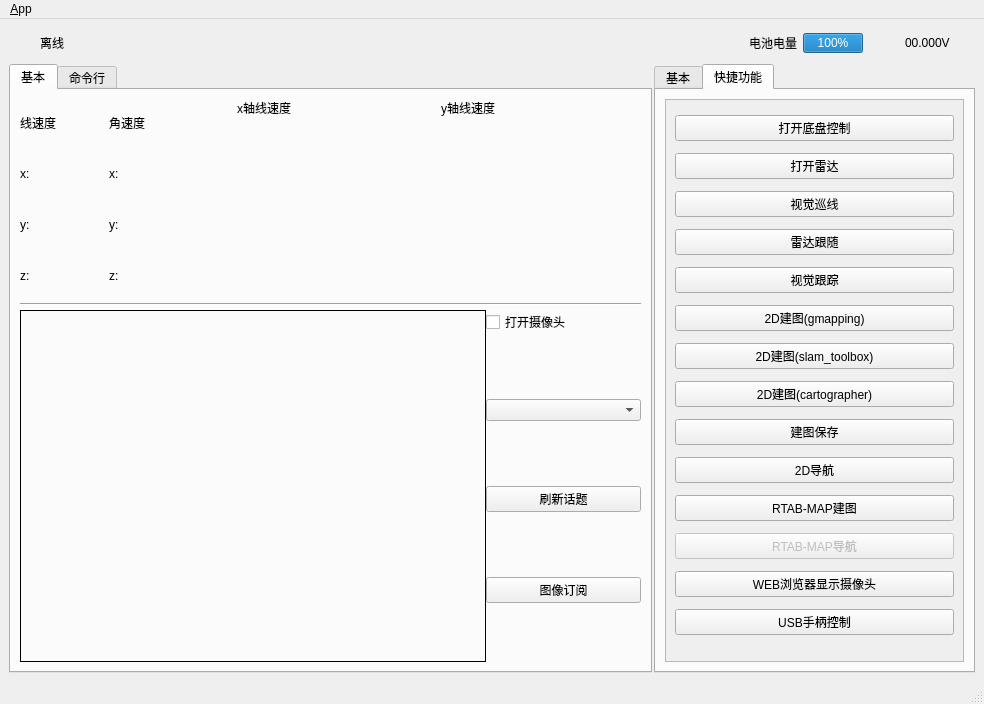
<?xml version="1.0" encoding="UTF-8"?>
<ui version="4.0">
 <class>MainWindowDesign</class>
 <widget class="QMainWindow" name="MainWindowDesign">
  <property name="geometry">
   <rect>
    <x>0</x>
    <y>0</y>
    <width>984</width>
    <height>704</height>
   </rect>
  </property>
  <property name="sizePolicy">
   <sizepolicy hsizetype="Ignored" vsizetype="Ignored">
    <horstretch>0</horstretch>
    <verstretch>0</verstretch>
   </sizepolicy>
  </property>
  <property name="windowTitle">
   <string>QRosApp</string>
  </property>
  <property name="windowIcon">
   <iconset resource="../resources/images.qrc">
    <normaloff>:/images/icon.png</normaloff>:/images/icon.png</iconset>
  </property>
  <property name="locale">
   <locale language="English" country="Australia"/>
  </property>
  <widget class="QWidget" name="centralwidget">
   <layout class="QVBoxLayout" name="verticalLayout_2">
    <property name="sizeConstraint">
     <enum>QLayout::SetNoConstraint</enum>
    </property>
    <item>
     <layout class="QVBoxLayout" name="verticalLayout">
      <property name="sizeConstraint">
       <enum>QLayout::SetNoConstraint</enum>
      </property>
      <item>
       <layout class="QHBoxLayout" name="horizontalLayout">
        <item>
         <widget class="QLabel" name="label_7">
          <property name="minimumSize">
           <size>
            <width>25</width>
            <height>25</height>
           </size>
          </property>
          <property name="text">
           <string/>
          </property>
          <property name="pixmap">
           <pixmap resource="../resources/images.qrc">:/images/robot1.png</pixmap>
          </property>
         </widget>
        </item>
        <item>
         <widget class="QLabel" name="label_8">
          <property name="locale">
           <locale language="Chinese" country="China"/>
          </property>
          <property name="text">
           <string>离线</string>
          </property>
         </widget>
        </item>
        <item>
         <widget class="QLabel" name="label_9">
          <property name="minimumSize">
           <size>
            <width>16</width>
            <height>16</height>
           </size>
          </property>
          <property name="text">
           <string/>
          </property>
          <property name="pixmap">
           <pixmap resource="../resources/images.qrc">:/images/false.png</pixmap>
          </property>
         </widget>
        </item>
        <item>
         <spacer name="horizontalSpacer_2">
          <property name="orientation">
           <enum>Qt::Horizontal</enum>
          </property>
          <property name="sizeHint" stdset="0">
           <size>
            <width>13</width>
            <height>17</height>
           </size>
          </property>
         </spacer>
        </item>
        <item>
         <widget class="QLabel" name="label_5">
          <property name="locale">
           <locale language="Chinese" country="China"/>
          </property>
          <property name="text">
           <string>电池电量</string>
          </property>
         </widget>
        </item>
        <item>
         <widget class="QProgressBar" name="progressBar">
          <property name="minimumSize">
           <size>
            <width>60</width>
            <height>20</height>
           </size>
          </property>
          <property name="maximumSize">
           <size>
            <width>60</width>
            <height>20</height>
           </size>
          </property>
          <property name="value">
           <number>100</number>
          </property>
         </widget>
        </item>
        <item>
         <widget class="QLabel" name="label_4">
          <property name="minimumSize">
           <size>
            <width>30</width>
            <height>30</height>
           </size>
          </property>
          <property name="maximumSize">
           <size>
            <width>30</width>
            <height>30</height>
           </size>
          </property>
          <property name="text">
           <string/>
          </property>
          <property name="pixmap">
           <pixmap resource="../resources/images.qrc">:/images/power-v.png</pixmap>
          </property>
         </widget>
        </item>
        <item>
         <widget class="QLabel" name="label_power">
          <property name="minimumSize">
           <size>
            <width>70</width>
            <height>20</height>
           </size>
          </property>
          <property name="maximumSize">
           <size>
            <width>70</width>
            <height>20</height>
           </size>
          </property>
          <property name="text">
           <string>00.000V</string>
          </property>
         </widget>
        </item>
       </layout>
      </item>
      <item>
       <layout class="QHBoxLayout" name="horizontalLayout_3" stretch="2,1">
        <property name="spacing">
         <number>2</number>
        </property>
        <property name="sizeConstraint">
         <enum>QLayout::SetNoConstraint</enum>
        </property>
        <item>
         <widget class="QTabWidget" name="tab_manager">
          <property name="sizePolicy">
           <sizepolicy hsizetype="Ignored" vsizetype="Ignored">
            <horstretch>0</horstretch>
            <verstretch>0</verstretch>
           </sizepolicy>
          </property>
          <property name="minimumSize">
           <size>
            <width>100</width>
            <height>0</height>
           </size>
          </property>
          <property name="locale">
           <locale language="English" country="Australia"/>
          </property>
          <property name="currentIndex">
           <number>0</number>
          </property>
          <widget class="QWidget" name="tab_3">
           <attribute name="title">
            <string>基本</string>
           </attribute>
           <layout class="QHBoxLayout" name="horizontalLayout_7">
            <property name="sizeConstraint">
             <enum>QLayout::SetNoConstraint</enum>
            </property>
            <item>
             <layout class="QVBoxLayout" name="verticalLayout_8" stretch="1,0,99">
              <property name="spacing">
               <number>4</number>
              </property>
              <property name="sizeConstraint">
               <enum>QLayout::SetNoConstraint</enum>
              </property>
              <item>
               <layout class="QHBoxLayout" name="horizontalLayout_4" stretch="1,0,4,0">
                <item>
                 <layout class="QGridLayout" name="gridLayout_5">
                  <property name="sizeConstraint">
                   <enum>QLayout::SetMaximumSize</enum>
                  </property>
                  <item row="0" column="3">
                   <widget class="QLabel" name="label_31">
                    <property name="text">
                     <string>角速度</string>
                    </property>
                   </widget>
                  </item>
                  <item row="2" column="3">
                   <widget class="QLabel" name="label_18">
                    <property name="text">
                     <string>y:</string>
                    </property>
                   </widget>
                  </item>
                  <item row="2" column="1" colspan="2">
                   <widget class="QLabel" name="label_linery">
                    <property name="maximumSize">
                     <size>
                      <width>150</width>
                      <height>16777215</height>
                     </size>
                    </property>
                    <property name="text">
                     <string/>
                    </property>
                   </widget>
                  </item>
                  <item row="3" column="1" colspan="2">
                   <widget class="QLabel" name="label_linerz">
                    <property name="maximumSize">
                     <size>
                      <width>150</width>
                      <height>16777215</height>
                     </size>
                    </property>
                    <property name="text">
                     <string/>
                    </property>
                   </widget>
                  </item>
                  <item row="3" column="3">
                   <widget class="QLabel" name="label_19">
                    <property name="text">
                     <string>z:</string>
                    </property>
                   </widget>
                  </item>
                  <item row="2" column="0">
                   <widget class="QLabel" name="label_15">
                    <property name="text">
                     <string>y:</string>
                    </property>
                   </widget>
                  </item>
                  <item row="1" column="0">
                   <widget class="QLabel" name="label_14">
                    <property name="text">
                     <string>x:</string>
                    </property>
                   </widget>
                  </item>
                  <item row="0" column="2">
                   <spacer name="horizontalSpacer_4">
                    <property name="orientation">
                     <enum>Qt::Horizontal</enum>
                    </property>
                    <property name="sizeHint" stdset="0">
                     <size>
                      <width>40</width>
                      <height>20</height>
                     </size>
                    </property>
                   </spacer>
                  </item>
                  <item row="1" column="3">
                   <widget class="QLabel" name="label_17">
                    <property name="text">
                     <string>x:</string>
                    </property>
                   </widget>
                  </item>
                  <item row="3" column="0">
                   <widget class="QLabel" name="label_16">
                    <property name="text">
                     <string>z:</string>
                    </property>
                   </widget>
                  </item>
                  <item row="1" column="1" colspan="2">
                   <widget class="QLabel" name="label_linerx">
                    <property name="maximumSize">
                     <size>
                      <width>150</width>
                      <height>16777215</height>
                     </size>
                    </property>
                    <property name="text">
                     <string/>
                    </property>
                   </widget>
                  </item>
                  <item row="0" column="0" colspan="2">
                   <widget class="QLabel" name="label_30">
                    <property name="text">
                     <string>线速度</string>
                    </property>
                   </widget>
                  </item>
                  <item row="0" column="4">
                   <spacer name="horizontalSpacer_5">
                    <property name="orientation">
                     <enum>Qt::Horizontal</enum>
                    </property>
                    <property name="sizeHint" stdset="0">
                     <size>
                      <width>40</width>
                      <height>20</height>
                     </size>
                    </property>
                   </spacer>
                  </item>
                  <item row="1" column="4">
                   <widget class="QLabel" name="label_angerx">
                    <property name="maximumSize">
                     <size>
                      <width>150</width>
                      <height>16777215</height>
                     </size>
                    </property>
                    <property name="text">
                     <string/>
                    </property>
                   </widget>
                  </item>
                  <item row="2" column="4">
                   <widget class="QLabel" name="label_angery">
                    <property name="maximumSize">
                     <size>
                      <width>150</width>
                      <height>16777215</height>
                     </size>
                    </property>
                    <property name="text">
                     <string/>
                    </property>
                   </widget>
                  </item>
                  <item row="3" column="4">
                   <widget class="QLabel" name="label_angerz">
                    <property name="maximumSize">
                     <size>
                      <width>150</width>
                      <height>16777215</height>
                     </size>
                    </property>
                    <property name="text">
                     <string/>
                    </property>
                   </widget>
                  </item>
                 </layout>
                </item>
                <item>
                 <spacer name="horizontalSpacer_6">
                  <property name="orientation">
                   <enum>Qt::Horizontal</enum>
                  </property>
                  <property name="sizeHint" stdset="0">
                   <size>
                    <width>40</width>
                    <height>20</height>
                   </size>
                  </property>
                 </spacer>
                </item>
                <item>
                 <widget class="QWidget" name="widget_x" native="true">
                  <property name="minimumSize">
                   <size>
                    <width>0</width>
                    <height>0</height>
                   </size>
                  </property>
                  <property name="maximumSize">
                   <size>
                    <width>200</width>
                    <height>200</height>
                   </size>
                  </property>
                  <widget class="QLabel" name="label_6">
                   <property name="geometry">
                    <rect>
                     <x>0</x>
                     <y>0</y>
                     <width>67</width>
                     <height>17</height>
                    </rect>
                   </property>
                   <property name="text">
                    <string>x轴线速度</string>
                   </property>
                  </widget>
                 </widget>
                </item>
                <item>
                 <widget class="QWidget" name="widget_y" native="true">
                  <property name="minimumSize">
                   <size>
                    <width>200</width>
                    <height>200</height>
                   </size>
                  </property>
                  <property name="maximumSize">
                   <size>
                    <width>200</width>
                    <height>200</height>
                   </size>
                  </property>
                  <widget class="QLabel" name="label_10">
                   <property name="geometry">
                    <rect>
                     <x>0</x>
                     <y>0</y>
                     <width>67</width>
                     <height>17</height>
                    </rect>
                   </property>
                   <property name="text">
                    <string>y轴线速度</string>
                   </property>
                  </widget>
                 </widget>
                </item>
               </layout>
              </item>
              <item>
               <widget class="Line" name="line">
                <property name="orientation">
                 <enum>Qt::Horizontal</enum>
                </property>
               </widget>
              </item>
              <item>
               <layout class="QHBoxLayout" name="horizontalLayout_6" stretch="3,1">
                <property name="spacing">
                 <number>0</number>
                </property>
                <property name="sizeConstraint">
                 <enum>QLayout::SetDefaultConstraint</enum>
                </property>
                <item>
                 <widget class="QLabel" name="label_image">
                  <property name="enabled">
                   <bool>true</bool>
                  </property>
                  <property name="sizePolicy">
                   <sizepolicy hsizetype="Preferred" vsizetype="Preferred">
                    <horstretch>0</horstretch>
                    <verstretch>0</verstretch>
                   </sizepolicy>
                  </property>
                  <property name="minimumSize">
                   <size>
                    <width>0</width>
                    <height>0</height>
                   </size>
                  </property>
                  <property name="sizeIncrement">
                   <size>
                    <width>1</width>
                    <height>1</height>
                   </size>
                  </property>
                  <property name="baseSize">
                   <size>
                    <width>1</width>
                    <height>1</height>
                   </size>
                  </property>
                  <property name="styleSheet">
                   <string notr="true">R</string>
                  </property>
                  <property name="frameShape">
                   <enum>QFrame::Box</enum>
                  </property>
                  <property name="text">
                   <string/>
                  </property>
                  <property name="wordWrap">
                   <bool>false</bool>
                  </property>
                  <property name="margin">
                   <number>0</number>
                  </property>
                  <property name="indent">
                   <number>-1</number>
                  </property>
                  <property name="openExternalLinks">
                   <bool>false</bool>
                  </property>
                 </widget>
                </item>
                <item>
                 <layout class="QVBoxLayout" name="verticalLayout_7">
                  <property name="spacing">
                   <number>6</number>
                  </property>
                  <item>
                   <widget class="QCheckBox" name="checkBox__opencamera">
                    <property name="text">
                     <string>打开摄像头</string>
                    </property>
                   </widget>
                  </item>
                  <item>
                   <spacer name="verticalSpacer_6">
                    <property name="orientation">
                     <enum>Qt::Vertical</enum>
                    </property>
                    <property name="sizeHint" stdset="0">
                     <size>
                      <width>20</width>
                      <height>40</height>
                     </size>
                    </property>
                   </spacer>
                  </item>
                  <item>
                   <widget class="QComboBox" name="comboBox_carmeratopic"/>
                  </item>
                  <item>
                   <spacer name="verticalSpacer_3">
                    <property name="orientation">
                     <enum>Qt::Vertical</enum>
                    </property>
                    <property name="sizeHint" stdset="0">
                     <size>
                      <width>20</width>
                      <height>40</height>
                     </size>
                    </property>
                   </spacer>
                  </item>
                  <item>
                   <widget class="QPushButton" name="pushButton">
                    <property name="text">
                     <string>刷新话题</string>
                    </property>
                   </widget>
                  </item>
                  <item>
                   <spacer name="verticalSpacer_4">
                    <property name="orientation">
                     <enum>Qt::Vertical</enum>
                    </property>
                    <property name="sizeHint" stdset="0">
                     <size>
                      <width>20</width>
                      <height>40</height>
                     </size>
                    </property>
                   </spacer>
                  </item>
                  <item>
                   <widget class="QPushButton" name="pushButton_subimg">
                    <property name="text">
                     <string>图像订阅</string>
                    </property>
                   </widget>
                  </item>
                  <item>
                   <spacer name="verticalSpacer_5">
                    <property name="orientation">
                     <enum>Qt::Vertical</enum>
                    </property>
                    <property name="sizeHint" stdset="0">
                     <size>
                      <width>20</width>
                      <height>40</height>
                     </size>
                    </property>
                   </spacer>
                  </item>
                 </layout>
                </item>
               </layout>
              </item>
             </layout>
            </item>
           </layout>
          </widget>
          <widget class="QWidget" name="tab_4">
           <attribute name="title">
            <string>命令行</string>
           </attribute>
           <layout class="QVBoxLayout" name="verticalLayout_4">
            <item>
             <widget class="QTextEdit" name="textEdit_cmd">
              <property name="mouseTracking">
               <bool>true</bool>
              </property>
              <property name="readOnly">
               <bool>true</bool>
              </property>
             </widget>
            </item>
            <item>
             <layout class="QHBoxLayout" name="horizontalLayout_8">
              <item>
               <widget class="QLabel" name="label_11">
                <property name="text">
                 <string>输入命令：</string>
                </property>
               </widget>
              </item>
              <item>
               <widget class="QLabel" name="label_12">
                <property name="text">
                 <string>wheeltec@wheeltec</string>
                </property>
               </widget>
              </item>
              <item>
               <widget class="QLineEdit" name="lineEdit_cmd"/>
              </item>
              <item>
               <widget class="QPushButton" name="pushButton_2">
                <property name="text">
                 <string>发送</string>
                </property>
                <property name="autoRepeat">
                 <bool>false</bool>
                </property>
               </widget>
              </item>
             </layout>
            </item>
            <item>
             <layout class="QHBoxLayout" name="horizontalLayout_16" stretch="1,0">
              <item>
               <spacer name="horizontalSpacer_7">
                <property name="orientation">
                 <enum>Qt::Horizontal</enum>
                </property>
                <property name="sizeHint" stdset="0">
                 <size>
                  <width>40</width>
                  <height>20</height>
                 </size>
                </property>
               </spacer>
              </item>
              <item>
               <widget class="QPushButton" name="quit_button_2">
                <property name="sizePolicy">
                 <sizepolicy hsizetype="MinimumExpanding" vsizetype="Fixed">
                  <horstretch>0</horstretch>
                  <verstretch>0</verstretch>
                 </sizepolicy>
                </property>
                <property name="text">
                 <string>结束运行</string>
                </property>
               </widget>
              </item>
             </layout>
            </item>
           </layout>
          </widget>
         </widget>
        </item>
        <item>
         <widget class="QTabWidget" name="tabWidget">
          <property name="currentIndex">
           <number>1</number>
          </property>
          <widget class="QWidget" name="tab">
           <property name="layoutDirection">
            <enum>Qt::LeftToRight</enum>
           </property>
           <property name="autoFillBackground">
            <bool>false</bool>
           </property>
           <attribute name="title">
            <string>基本</string>
           </attribute>
           <layout class="QHBoxLayout" name="horizontalLayout_2">
            <item>
             <widget class="QScrollArea" name="scrollArea_2">
              <property name="sizePolicy">
               <sizepolicy hsizetype="Expanding" vsizetype="Expanding">
                <horstretch>0</horstretch>
                <verstretch>0</verstretch>
               </sizepolicy>
              </property>
              <property name="widgetResizable">
               <bool>true</bool>
              </property>
              <widget class="QWidget" name="scrollAreaWidgetContents_2">
               <property name="geometry">
                <rect>
                 <x>0</x>
                 <y>0</y>
                 <width>272</width>
                 <height>249</height>
                </rect>
               </property>
               <layout class="QVBoxLayout" name="verticalLayout_6">
                <item>
                 <spacer name="verticalSpacer">
                  <property name="orientation">
                   <enum>Qt::Vertical</enum>
                  </property>
                  <property name="sizeHint" stdset="0">
                   <size>
                    <width>20</width>
                    <height>40</height>
                   </size>
                  </property>
                 </spacer>
                </item>
                <item>
                 <layout class="QHBoxLayout" name="horizontalLayout_15">
                  <item>
                   <widget class="QCheckBox" name="checkBox_key">
                    <property name="text">
                     <string>打开键盘控制</string>
                    </property>
                   </widget>
                  </item>
                  <item>
                   <widget class="QCheckBox" name="checkBox_mec">
                    <property name="text">
                     <string>全向轮</string>
                    </property>
                   </widget>
                  </item>
                 </layout>
                </item>
                <item>
                 <layout class="QGridLayout" name="gridLayout_2" rowstretch="1,1,1" columnstretch="1,1,1">
                  <item row="0" column="0">
                   <widget class="QPushButton" name="pushButton_lu">
                    <property name="text">
                     <string>u</string>
                    </property>
                    <property name="autoExclusive">
                     <bool>true</bool>
                    </property>
                   </widget>
                  </item>
                  <item row="0" column="1">
                   <widget class="QPushButton" name="pushButton_u">
                    <property name="text">
                     <string>i</string>
                    </property>
                    <property name="checkable">
                     <bool>false</bool>
                    </property>
                    <property name="checked">
                     <bool>false</bool>
                    </property>
                    <property name="autoRepeat">
                     <bool>false</bool>
                    </property>
                    <property name="autoExclusive">
                     <bool>true</bool>
                    </property>
                    <property name="autoRepeatDelay">
                     <number>30000</number>
                    </property>
                    <property name="autoRepeatInterval">
                     <number>10</number>
                    </property>
                   </widget>
                  </item>
                  <item row="0" column="2">
                   <widget class="QPushButton" name="pushButton_ru">
                    <property name="text">
                     <string>o</string>
                    </property>
                    <property name="autoExclusive">
                     <bool>true</bool>
                    </property>
                    <property name="autoRepeatDelay">
                     <number>3</number>
                    </property>
                    <property name="autoRepeatInterval">
                     <number>1</number>
                    </property>
                   </widget>
                  </item>
                  <item row="1" column="0">
                   <widget class="QPushButton" name="pushButton_l">
                    <property name="text">
                     <string>j</string>
                    </property>
                    <property name="autoExclusive">
                     <bool>true</bool>
                    </property>
                   </widget>
                  </item>
                  <item row="1" column="1">
                   <widget class="QPushButton" name="pushButton_stop">
                    <property name="text">
                     <string>k</string>
                    </property>
                    <property name="autoExclusive">
                     <bool>true</bool>
                    </property>
                   </widget>
                  </item>
                  <item row="1" column="2">
                   <widget class="QPushButton" name="pushButton_r">
                    <property name="text">
                     <string>l</string>
                    </property>
                    <property name="autoExclusive">
                     <bool>true</bool>
                    </property>
                   </widget>
                  </item>
                  <item row="2" column="0">
                   <widget class="QPushButton" name="pushButton_ld">
                    <property name="text">
                     <string>m</string>
                    </property>
                    <property name="autoExclusive">
                     <bool>true</bool>
                    </property>
                   </widget>
                  </item>
                  <item row="2" column="1">
                   <widget class="QPushButton" name="pushButton_d">
                    <property name="text">
                     <string>,</string>
                    </property>
                    <property name="autoExclusive">
                     <bool>true</bool>
                    </property>
                   </widget>
                  </item>
                  <item row="2" column="2">
                   <widget class="QPushButton" name="pushButton_rd">
                    <property name="text">
                     <string>.</string>
                    </property>
                    <property name="autoExclusive">
                     <bool>true</bool>
                    </property>
                   </widget>
                  </item>
                 </layout>
                </item>
                <item>
                 <layout class="QGridLayout" name="gridLayout_4">
                  <item row="0" column="0">
                   <widget class="QLabel" name="label_20">
                    <property name="text">
                     <string>线速度</string>
                    </property>
                   </widget>
                  </item>
                  <item row="0" column="1">
                   <widget class="QSlider" name="horizontalSlider_v">
                    <property name="maximum">
                     <number>100</number>
                    </property>
                    <property name="value">
                     <number>20</number>
                    </property>
                    <property name="orientation">
                     <enum>Qt::Horizontal</enum>
                    </property>
                   </widget>
                  </item>
                  <item row="0" column="2">
                   <widget class="QLabel" name="label_v">
                    <property name="text">
                     <string>00.20</string>
                    </property>
                   </widget>
                  </item>
                  <item row="1" column="0">
                   <widget class="QLabel" name="label_21">
                    <property name="text">
                     <string>角速度</string>
                    </property>
                   </widget>
                  </item>
                  <item row="1" column="1">
                   <widget class="QSlider" name="horizontalSlider_c">
                    <property name="minimum">
                     <number>0</number>
                    </property>
                    <property name="maximum">
                     <number>1000</number>
                    </property>
                    <property name="value">
                     <number>50</number>
                    </property>
                    <property name="orientation">
                     <enum>Qt::Horizontal</enum>
                    </property>
                   </widget>
                  </item>
                  <item row="1" column="2">
                   <widget class="QLabel" name="label_c">
                    <property name="text">
                     <string>00.50</string>
                    </property>
                   </widget>
                  </item>
                 </layout>
                </item>
                <item>
                 <layout class="QHBoxLayout" name="horizontalLayout_5">
                  <item>
                   <spacer name="horizontalSpacer_3">
                    <property name="orientation">
                     <enum>Qt::Horizontal</enum>
                    </property>
                    <property name="sizeHint" stdset="0">
                     <size>
                      <width>40</width>
                      <height>20</height>
                     </size>
                    </property>
                   </spacer>
                  </item>
                  <item>
                   <widget class="QPushButton" name="quit_button">
                    <property name="sizePolicy">
                     <sizepolicy hsizetype="MinimumExpanding" vsizetype="Fixed">
                      <horstretch>0</horstretch>
                      <verstretch>0</verstretch>
                     </sizepolicy>
                    </property>
                    <property name="text">
                     <string>退出</string>
                    </property>
                   </widget>
                  </item>
                 </layout>
                </item>
               </layout>
              </widget>
             </widget>
            </item>
           </layout>
          </widget>
          <widget class="QWidget" name="tab_2">
           <attribute name="title">
            <string>快捷功能</string>
           </attribute>
           <layout class="QVBoxLayout" name="verticalLayout_9">
            <item>
             <widget class="QScrollArea" name="scrollArea">
              <property name="widgetResizable">
               <bool>true</bool>
              </property>
              <widget class="QWidget" name="scrollAreaWidgetContents">
               <property name="geometry">
                <rect>
                 <x>0</x>
                 <y>0</y>
                 <width>296</width>
                 <height>549</height>
                </rect>
               </property>
               <layout class="QVBoxLayout" name="verticalLayout_10">
                <item>
                 <widget class="QPushButton" name="pushButton_base">
                  <property name="text">
                   <string>打开底盘控制</string>
                  </property>
                  <property name="checkable">
                   <bool>true</bool>
                  </property>
                  <property name="checked">
                   <bool>false</bool>
                  </property>
                  <property name="autoRepeat">
                   <bool>false</bool>
                  </property>
                 </widget>
                </item>
                <item>
                 <widget class="QPushButton" name="pushButton_laser">
                  <property name="text">
                   <string>打开雷达</string>
                  </property>
                  <property name="checkable">
                   <bool>true</bool>
                  </property>
                  <property name="checked">
                   <bool>false</bool>
                  </property>
                  <property name="autoRepeat">
                   <bool>false</bool>
                  </property>
                 </widget>
                </item>
                <item>
                 <widget class="QPushButton" name="pushButton_linefollower">
                  <property name="text">
                   <string>视觉巡线</string>
                  </property>
                  <property name="checkable">
                   <bool>true</bool>
                  </property>
                  <property name="checked">
                   <bool>false</bool>
                  </property>
                  <property name="autoRepeat">
                   <bool>false</bool>
                  </property>
                 </widget>
                </item>
                <item>
                 <widget class="QPushButton" name="pushButton_laserfollower">
                  <property name="text">
                   <string>雷达跟随</string>
                  </property>
                  <property name="checkable">
                   <bool>true</bool>
                  </property>
                  <property name="checked">
                   <bool>false</bool>
                  </property>
                  <property name="autoRepeat">
                   <bool>false</bool>
                  </property>
                 </widget>
                </item>
                <item>
                 <widget class="QPushButton" name="pushButton_visfollower">
                  <property name="text">
                   <string>视觉跟踪</string>
                  </property>
                  <property name="checkable">
                   <bool>true</bool>
                  </property>
                  <property name="checked">
                   <bool>false</bool>
                  </property>
                  <property name="autoRepeat">
                   <bool>false</bool>
                  </property>
                 </widget>
                </item>
                <item>
                 <widget class="QPushButton" name="pushButton_2dmap">
                  <property name="text">
                   <string>2D建图(gmapping)</string>
                  </property>
                  <property name="checkable">
                   <bool>true</bool>
                  </property>
                  <property name="checked">
                   <bool>false</bool>
                  </property>
                  <property name="autoRepeat">
                   <bool>false</bool>
                  </property>
                 </widget>
                </item>
                <item>
                 <widget class="QPushButton" name="pushButton_2dmap_2">
                  <property name="text">
                   <string>2D建图(slam_toolbox)</string>
                  </property>
                  <property name="checkable">
                   <bool>true</bool>
                  </property>
                  <property name="checked">
                   <bool>false</bool>
                  </property>
                  <property name="autoRepeat">
                   <bool>false</bool>
                  </property>
                 </widget>
                </item>
                <item>
                 <widget class="QPushButton" name="pushButton_2dmap_3">
                  <property name="text">
                   <string>2D建图(cartographer)</string>
                  </property>
                  <property name="checkable">
                   <bool>true</bool>
                  </property>
                  <property name="checked">
                   <bool>false</bool>
                  </property>
                  <property name="autoRepeat">
                   <bool>false</bool>
                  </property>
                 </widget>
                </item>
                <item>
                 <widget class="QPushButton" name="pushButton_2dmapsave">
                  <property name="text">
                   <string>建图保存</string>
                  </property>
                  <property name="checkable">
                   <bool>true</bool>
                  </property>
                 </widget>
                </item>
                <item>
                 <widget class="QPushButton" name="pushButton_2dnav">
                  <property name="text">
                   <string>2D导航</string>
                  </property>
                  <property name="checkable">
                   <bool>true</bool>
                  </property>
                  <property name="checked">
                   <bool>false</bool>
                  </property>
                  <property name="autoRepeat">
                   <bool>false</bool>
                  </property>
                 </widget>
                </item>
                <item>
                 <widget class="QPushButton" name="pushButton_3dmap">
                  <property name="text">
                   <string>RTAB-MAP建图</string>
                  </property>
                  <property name="checkable">
                   <bool>true</bool>
                  </property>
                  <property name="checked">
                   <bool>false</bool>
                  </property>
                  <property name="autoRepeat">
                   <bool>false</bool>
                  </property>
                 </widget>
                </item>
                <item>
                 <widget class="QPushButton" name="pushButton_3dnav">
                  <property name="enabled">
                   <bool>false</bool>
                  </property>
                  <property name="text">
                   <string>RTAB-MAP导航</string>
                  </property>
                  <property name="checkable">
                   <bool>true</bool>
                  </property>
                  <property name="checked">
                   <bool>false</bool>
                  </property>
                  <property name="autoRepeat">
                   <bool>false</bool>
                  </property>
                 </widget>
                </item>
                <item>
                 <widget class="QPushButton" name="pushButton_webusbcam">
                  <property name="text">
                   <string>WEB浏览器显示摄像头</string>
                  </property>
                  <property name="checkable">
                   <bool>true</bool>
                  </property>
                  <property name="checked">
                   <bool>false</bool>
                  </property>
                  <property name="autoRepeat">
                   <bool>false</bool>
                  </property>
                 </widget>
                </item>
                <item>
                 <widget class="QPushButton" name="pushButton_joy">
                  <property name="text">
                   <string>USB手柄控制</string>
                  </property>
                  <property name="checkable">
                   <bool>true</bool>
                  </property>
                  <property name="checked">
                   <bool>false</bool>
                  </property>
                  <property name="autoRepeat">
                   <bool>false</bool>
                  </property>
                 </widget>
                </item>
               </layout>
              </widget>
             </widget>
            </item>
           </layout>
          </widget>
         </widget>
        </item>
       </layout>
      </item>
     </layout>
    </item>
   </layout>
  </widget>
  <widget class="QMenuBar" name="menubar">
   <property name="geometry">
    <rect>
     <x>0</x>
     <y>0</y>
     <width>984</width>
     <height>22</height>
    </rect>
   </property>
   <widget class="QMenu" name="menu_File">
    <property name="title">
     <string>&amp;App</string>
    </property>
    <addaction name="action_Preferences"/>
    <addaction name="separator"/>
    <addaction name="actionAbout"/>
    <addaction name="actionAbout_Qt"/>
    <addaction name="separator"/>
    <addaction name="action_Quit"/>
   </widget>
   <addaction name="menu_File"/>
  </widget>
  <widget class="QStatusBar" name="statusbar"/>
  <action name="action_Quit">
   <property name="text">
    <string>&amp;Quit</string>
   </property>
   <property name="shortcut">
    <string>Ctrl+Q</string>
   </property>
   <property name="shortcutContext">
    <enum>Qt::ApplicationShortcut</enum>
   </property>
  </action>
  <action name="action_Preferences">
   <property name="text">
    <string>&amp;Preferences</string>
   </property>
  </action>
  <action name="actionAbout">
   <property name="text">
    <string>&amp;About</string>
   </property>
  </action>
  <action name="actionAbout_Qt">
   <property name="text">
    <string>About &amp;Qt</string>
   </property>
  </action>
 </widget>
 <resources>
  <include location="../resources/images.qrc"/>
 </resources>
 <connections>
  <connection>
   <sender>action_Quit</sender>
   <signal>triggered()</signal>
   <receiver>MainWindowDesign</receiver>
   <slot>close()</slot>
   <hints>
    <hint type="sourcelabel">
     <x>-1</x>
     <y>-1</y>
    </hint>
    <hint type="destinationlabel">
     <x>399</x>
     <y>299</y>
    </hint>
   </hints>
  </connection>
  <connection>
   <sender>quit_button</sender>
   <signal>clicked()</signal>
   <receiver>MainWindowDesign</receiver>
   <slot>close()</slot>
   <hints>
    <hint type="sourcelabel">
     <x>859</x>
     <y>552</y>
    </hint>
    <hint type="destinationlabel">
     <x>469</x>
     <y>299</y>
    </hint>
   </hints>
  </connection>
 </connections>
</ui>
